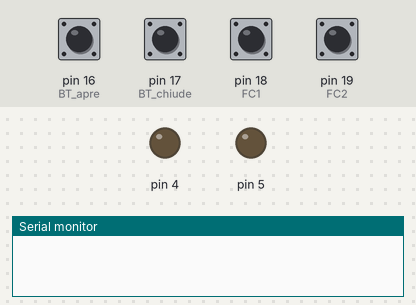
This sketch was run on a simulated Arduino Uno, built with avr-gcc and run on an emulated ATmega328P. Shown: output pins drawn as LEDs (lit = HIGH), the last lines printed to the serial monitor. The test bench sets the inputs (shaded band); at power-on: pin 16 (BT_apre), pin 17 (BT_chiude), pin 18 (FC1), pin 19 (FC2) HIGH.

Above: at 1.2 s.
1.3 s: pin 16 (BT_apre) pulled LOW for 0.15 s
At 2.4 s:
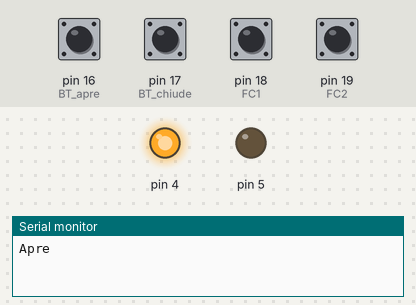
2.9 s: pin 17 (BT_chiude) pulled LOW for 0.15 s
At 3.6 s:
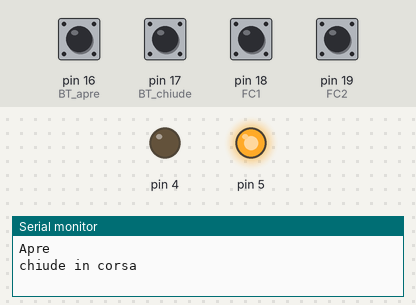
Timing chart, 0 to 5.9 s (numbered marks = the images above; inputs shaded):
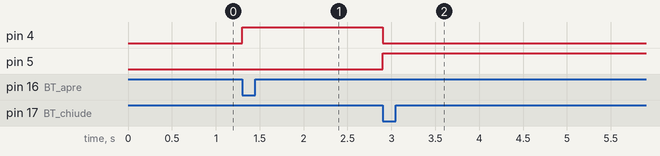

The sketch:

5_14_porta_a_stati_con_stop.ino
```cpp
int stato = 0;

void setup() {
  Serial.begin(115200);

  //led direzione "motore"
  pinMode(4, OUTPUT);
  pinMode(5, OUTPUT);

  pinMode(16, INPUT_PULLUP);  //BT apre
  pinMode(17, INPUT_PULLUP);  //BT chiude
  pinMode(18, INPUT_PULLUP);  //FC1
  pinMode(19, INPUT_PULLUP);  //FC2
}

void loop() {
  switch(stato) {
    case 0:
      chiuso();
      break;
    case 1:
      apertura();
      break;
    case 2:
      aperto();
      break;
    case 3:
      chiusura();
      break;
  }
}

void chiuso(){
  //attende pressione del pulsante di apertura
  if (!digitalRead(16)) {
    Serial.println("Apre");
    //accende il LED "avanti" (o attiva il motore)
    digitalWrite(4, HIGH);

    delay(300);
    stato = 1;
  }
}
void apertura(){
  //continuo ad aprire fino a che non incontro il fine corsa
  if (!digitalRead(18)) {
    Serial.println("FC1");
    //spegne il LED "avanti"
    digitalWrite(4, LOW);

    delay(300);
    stato = 2;
  }
  //continuo ad aprire fino a che non premono il tasto chiudi
  if (!digitalRead(17)) {
    Serial.println("chiude in corsa");
    //spegne il LED "avanti"
    digitalWrite(4, LOW);
    //accende il LED "indietro"
    digitalWrite(5, HIGH);

    delay(300);
    stato = 3;
  }
}
void aperto(){
  //attende pressione del pulsante di chiusura
  if (!digitalRead(17)) {
    Serial.println("Chiude");
    //accende il LED "indietro" (o attiva il motore)
    digitalWrite(5, HIGH);

    delay(300);
    stato = 3;
  }
}
void chiusura(){
  //continuo a chiudere fino a che non incontro il fine corsa
  if (!digitalRead(19)) {
    Serial.println("Chiusura");
    //spegne il LED "indietro"
    digitalWrite(5, LOW);

    delay(300);
    stato = 0;
  }
}
```

Measured:
- after the input at 1.3 s, pin 4: LOW → HIGH at once
- after the input at 2.9 s, pin 4: HIGH → LOW at once; pin 5: LOW → HIGH at once
